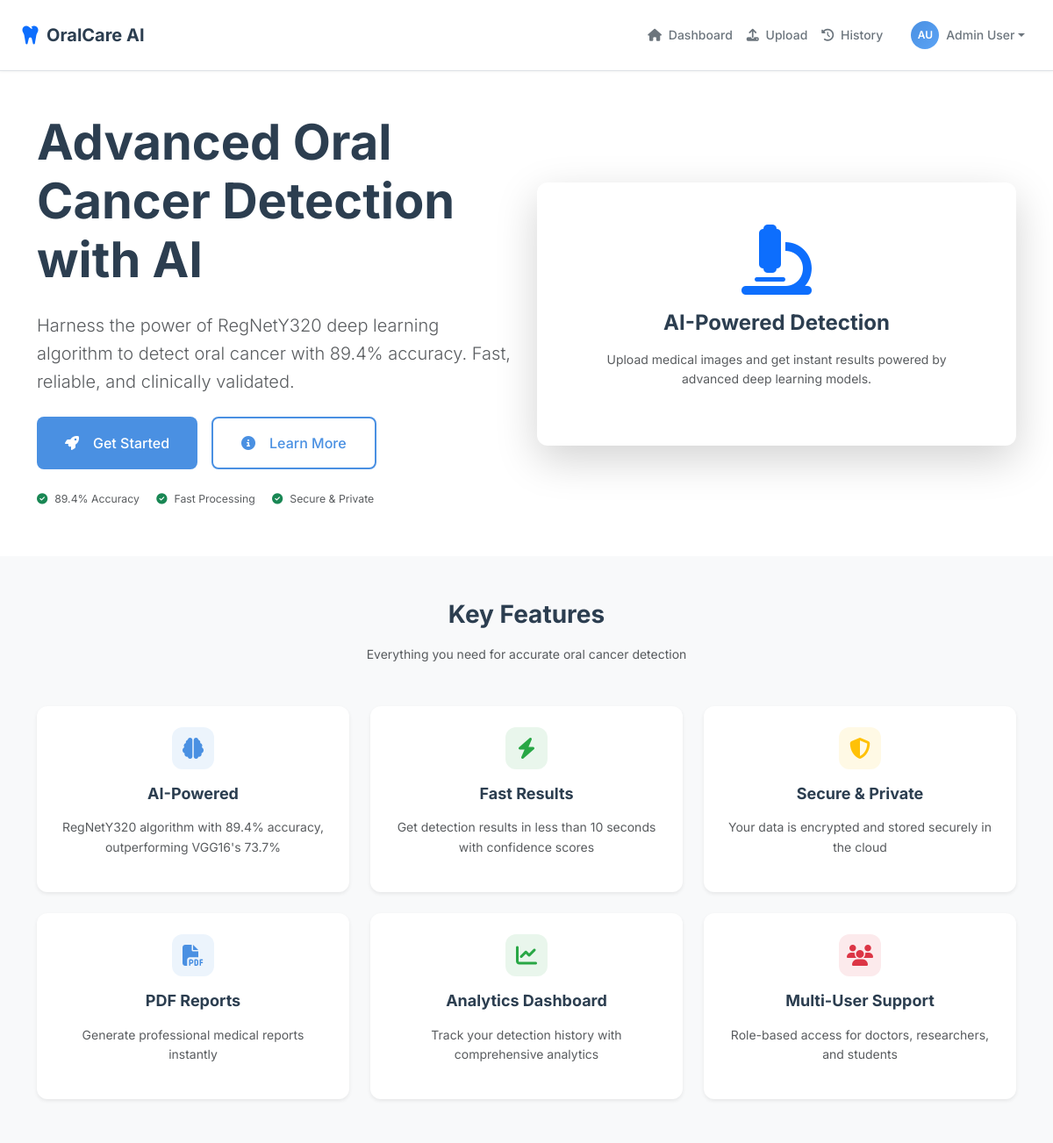
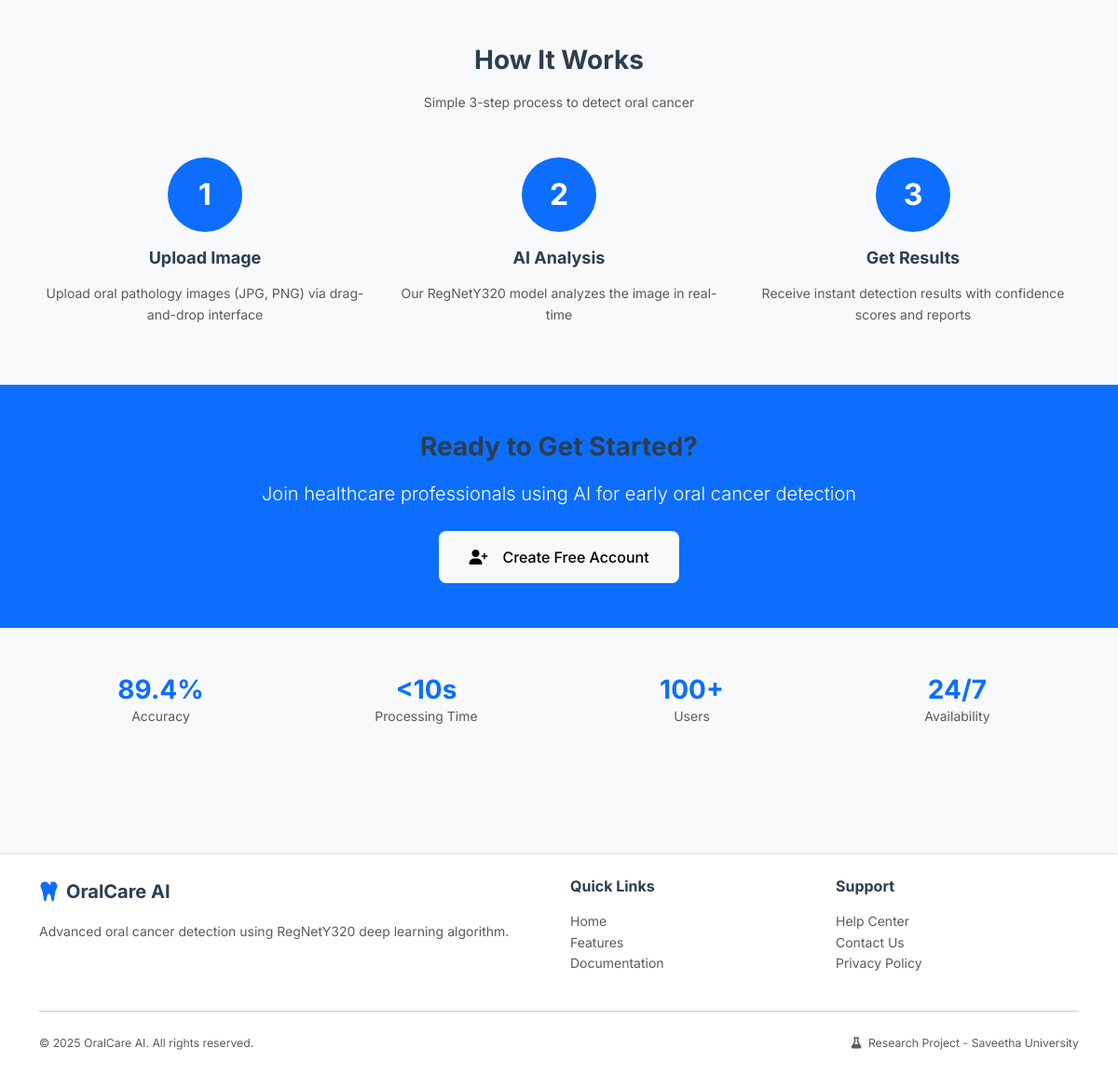
Page / (signed in) on the committed database (2 pictures, top to bottom).
### apps/accounts/models.py (models this page shows, shortened)
class User(AbstractUser):
    ROLE_CHOICES = (
        ('admin', 'Admin'),
        ('doctor', 'Doctor'),
        ('researcher', 'Researcher'),
        ('student', 'Student'),
    )
    id = models.UUIDField(primary_key=True, default=uuid.uuid4, editable=False)
    email = models.EmailField(unique=True)
    role = models.CharField(max_length=20, choices=ROLE_CHOICES, default='doctor')
    institution = models.CharField(max_length=255, blank=True, null=True)
    profile_picture = models.ImageField(upload_to='profile_pics/', blank=True, null=True)
    profile_picture_url = models.URLField(blank=True, null=True)  # For Supabase Storage URL
    is_verified = models.BooleanField(default=False)
    phone_number = models.CharField(max_length=15, blank=True, null=True)
    bio = models.TextField(blank=True, null=True)
    created_at = models.DateTimeField(auto_now_add=True)
    updated_at = models.DateTimeField(auto_now=True)
    USERNAME_FIELD = 'email'
    REQUIRED_FIELDS = ['username', 'first_name', 'last_name']
    class Meta:
        db_table = 'users'
        verbose_name = 'User'
        verbose_name_plural = 'Users'
        ordering = ['-created_at']
    def get_full_name(self):
        return f"{self.first_name} {self.last_name}".strip() or self.username

### templates/landing.html (shortened to what this page needs)
{% extends 'base.html' %}
{% block content %}
<section class="hero-section bg-white py-5">
    <div class="container">
        <div class="row align-items-center min-vh-50">
            <div class="col-lg-6 mb-4 mb-lg-0">
                <h1 class="display-4 fw-bold mb-4">Advanced Oral Cancer Detection with AI</h1>
                <p class="lead text-muted mb-4">
                    Harness the power of RegNetY320 deep learning algorithm to detect oral cancer with 89.4% accuracy.
                    Fast, reliable, and clinically validated.
                </p>
                <div class="d-flex gap-3">
                    <a href="{% url 'accounts:register' %}" class="btn btn-primary btn-lg">
                        <i class="fas fa-rocket me-2"></i>Get Started
                    </a>
                    <a href="#features" class="btn btn-outline-primary btn-lg">
                        <i class="fas fa-info-circle me-2"></i>Learn More
                    </a>
                </div>
                <div class="mt-4">
                    <p class="small text-muted mb-2">
                        <i class="fas fa-check-circle text-success me-2"></i>89.4% Accuracy
                        <i class="fas fa-check-circle text-success me-2 ms-3"></i>Fast Processing
                        <i class="fas fa-check-circle text-success me-2 ms-3"></i>Secure & Private
                    </p>
                </div>
            </div>
            <div class="col-lg-6">
                <div class="card border-0 shadow-lg">
                    <div class="card-body p-5 text-center">
                        <i class="fas fa-microscope text-primary mb-3" style="font-size: 5rem;"></i>
                        <h3 class="fw-bold mb-3">AI-Powered Detection</h3>
                        <p class="text-muted">Upload medical images and get instant results powered by advanced deep learning models.</p>
                    </div>
                </div>
            </div>
        </div>
    </div>
</section>
<section id="features" class="py-5 bg-light">
    <div class="container">
        <div class="text-center mb-5">
            <h2 class="fw-bold">Key Features</h2>
            <p class="text-muted">Everything you need for accurate oral cancer detection</p>
        </div>
        <div class="row g-4">
            <div class="col-md-4">
                <div class="card h-100 border-0 shadow-sm">
                    <div class="card-body text-center p-4">
                        <div class="stats-icon primary mx-auto mb-3">
                            <i class="fas fa-brain"></i>
                        </div>
                        <h5 class="fw-bold">AI-Powered</h5>
                        <p class="text-muted">RegNetY320 algorithm with 89.4% accuracy, outperforming VGG16's 73.7%</p>
                    </div>
                </div>
            </div>
            <div class="col-md-4">
                <div class="card h-100 border-0 shadow-sm">
                    <div class="card-body text-center p-4">
                        <div class="stats-icon success mx-auto mb-3">
                            <i class="fas fa-bolt"></i>
                        </div>
                        <h5 class="fw-bold">Fast Results</h5>
                        <p class="text-muted">Get detection results in less than 10 seconds with confidence scores</p>
                    </div>
                </div>
            </div>
            <div class="col-md-4">
                <div class="card h-100 border-0 shadow-sm">
                    <div class="card-body text-center p-4">
                        <div class="stats-icon warning mx-auto mb-3">
                            <i class="fas fa-shield-alt"></i>
                        </div>
                        <h5 class="fw-bold">Secure & Private</h5>
                        <p class="text-muted">Your data is encrypted and stored securely in the cloud</p>
                    </div>
                </div>
            </div>
            <div class="col-md-4">
                <div class="card h-100 border-0 shadow-sm">
                    <div class="card-body text-center p-4">
                        <div class="stats-icon primary mx-auto mb-3">
                            <i class="fas fa-file-pdf"></i>
                        </div>
                        <h5 class="fw-bold">PDF Reports</h5>
                        <p class="text-muted">Generate professional medical reports instantly</p>
                    </div>
                </div>
            </div>
            <div class="col-md-4">
                <div class="card h-100 border-0 shadow-sm">
                    <div class="card-body text-center p-4">
                        <div class="stats-icon success mx-auto mb-3">
                            <i class="fas fa-chart-line"></i>
                        </div>
                        <h5 class="fw-bold">Analytics Dashboard</h5>
                        <p class="text-muted">Track your detection history with comprehensive analytics</p>
                    </div>
                </div>
            </div>
            <div class="col-md-4">
                <div class="card h-100 border-0 shadow-sm">
                    <div class="card-body text-center p-4">
                        <div class="stats-icon danger mx-auto mb-3">
                            <i class="fas fa-users"></i>
                        </div>
                        <h5 class="fw-bold">Multi-User Support</h5>
                        <p class="text-muted">Role-based access for doctors, researchers, and students</p>
                    </div>
                </div>
            </div>
        </div>
    </div>
</section>
<section id="how-it-works" class="py-5">
    <div class="container">
        <div class="text-center mb-5">
            <h2 class="fw-bold">How It Works</h2>
            <p class="text-muted">Simple 3-step process to detect oral cancer</p>
        </div>
        <div class="row g-4">
            <div class="col-md-4">
                <div class="text-center">
                    <div class="mb-3">
                        <div class="rounded-circle bg-primary text-white d-inline-flex align-items-center justify-content-center" style="width: 80px; height: 80px;">
                            <span class="fs-2 fw-bold">1</span>
                        </div>
                    </div>
                    <h5 class="fw-bold">Upload Image</h5>
                    <p class="text-muted">Upload oral pathology images (JPG, PNG) via drag-and-drop interface</p>
                </div>
            </div>
            <div class="col-md-4">
                <div class="text-center">
                    <div class="mb-3">
                        <div class="rounded-circle bg-primary text-white d-inline-flex align-items-center justify-content-center" style="width: 80px; height: 80px;">
                            <span class="fs-2 fw-bold">2</span>
                        </div>
                    </div>
                    <h5 class="fw-bold">AI Analysis</h5>
                    <p class="text-muted">Our RegNetY320 model analyzes the image in real-time</p>
                </div>
            </div>
            <div class="col-md-4">
                <div class="text-center">
                    <div class="mb-3">
                        <div class="rounded-circle bg-primary text-white d-inline-flex align-items-center justify-content-center" style="width: 80px; height: 80px;">
                            <span class="fs-2 fw-bold">3</span>
                        </div>
                    </div>
                    <h5 class="fw-bold">Get Results</h5>
                    <p class="text-muted">Receive instant detection results with confidence scores and reports</p>
                </div>
            </div>
        </div>
    </div>
</section>
<section class="py-5 bg-primary text-white">
    <div class="container text-center">
        <h2 class="fw-bold mb-3">Ready to Get Started?</h2>
        <p class="lead mb-4">Join healthcare professionals using AI for early oral cancer detection</p>
        <a href="{% url 'accounts:register' %}" class="btn btn-light btn-lg">
            <i class="fas fa-user-plus me-2"></i>Create Free Account
        </a>
    </div>
</section>
<section class="py-5">
    <div class="container">
        <div class="row text-center">
            <div class="col-md-3 mb-4">
                <h2 class="fw-bold text-primary mb-0">89.4%</h2>
                <p class="text-muted">Accuracy</p>
            </div>
            <div class="col-md-3 mb-4">
                <h2 class="fw-bold text-primary mb-0">&lt;10s</h2>
                <p class="text-muted">Processing Time</p>
            </div>
            <div class="col-md-3 mb-4">
                <h2 class="fw-bold text-primary mb-0">100+</h2>
                <p class="text-muted">Users</p>
            </div>
            <div class="col-md-3 mb-4">
                <h2 class="fw-bold text-primary mb-0">24/7</h2>
                <p class="text-muted">Availability</p>
            </div>
        </div>
    </div>
</section>
{% endblock %}

### templates/base.html (shortened to what this page needs)
{% load static %}
<!DOCTYPE html>
<html lang="en">
<head>
    <link rel="stylesheet" href="https://cdnjs.cloudflare.com/ajax/libs/font-awesome/6.5.1/css/all.min.css">
    <link href="https://cdn.jsdelivr.net/npm/bootstrap@5.3.2/dist/css/bootstrap.min.css" rel="stylesheet">
    <link rel="stylesheet" href="{% static 'css/main.css' %}">
</head>
<body>
    {% if user.is_authenticated %}
    <nav class="navbar navbar-expand-lg navbar-light bg-white border-bottom sticky-top">
        <div class="container-fluid px-4">
            <a class="navbar-brand d-flex align-items-center" href="{% url 'dashboard:home' %}">
                <i class="fas fa-tooth text-primary me-2 fs-4"></i>
                <span class="fw-bold">OralCare AI</span>
            </a>
            <div class="collapse navbar-collapse" id="navbarNav">
                <ul class="navbar-nav ms-auto align-items-center">
                    <li class="nav-item">
                        <a class="nav-link" href="{% url 'dashboard:home' %}">
                            <i class="fas fa-home me-1"></i> Dashboard
                        </a>
                    </li>
                    <li class="nav-item">
                        <a class="nav-link" href="{% url 'detection:upload' %}">
                            <i class="fas fa-upload me-1"></i> Upload
                        </a>
                    </li>
                    <li class="nav-item">
                        <a class="nav-link" href="{% url 'detection:history' %}">
                            <i class="fas fa-history me-1"></i> History
                        </a>
                    </li>
                    <li class="nav-item dropdown ms-3">
                        <a class="nav-link dropdown-toggle d-flex align-items-center" href="#" id="userDropdown" role="button" data-bs-toggle="dropdown">
                            {% if user.profile_picture_url %}
                            <img src="{{ user.profile_picture_url }}" alt="{{ user.get_full_name }}" class="rounded-circle me-2" width="32" height="32">
                            {% else %}
                            <div class="avatar-circle me-2">
                                {{ user.first_name|first }}{{ user.last_name|first }}
                            </div>
                            {% endif %}
                            <span>{{ user.get_full_name }}</span>
                        </a>
                    </li>
                </ul>
            </div>
        </div>
    </nav>
    {% endif %}
    <main>
        {% block content %}{% endblock %}
    </main>
    <footer class="bg-white border-top mt-5 py-4">
        <div class="container">
            <div class="row">
                <div class="col-md-6">
                    <div class="d-flex align-items-center mb-3">
                        <i class="fas fa-tooth text-primary me-2 fs-4"></i>
                        <span class="fw-bold fs-5">OralCare AI</span>
                    </div>
                    <p class="text-muted">Advanced oral cancer detection using RegNetY320 deep learning algorithm.</p>
                </div>
                <div class="col-md-3">
                    <h6 class="fw-bold mb-3">Quick Links</h6>
                    <ul class="list-unstyled">
                        <li><a href="{% url 'landing' %}" class="text-muted text-decoration-none">Home</a></li>
                        <li><a href="#features" class="text-muted text-decoration-none">Features</a></li>
                        <li><a href="#" class="text-muted text-decoration-none">Documentation</a></li>
                    </ul>
                </div>
                <div class="col-md-3">
                    <h6 class="fw-bold mb-3">Support</h6>
                    <ul class="list-unstyled">
                        <li><a href="#" class="text-muted text-decoration-none">Help Center</a></li>
                        <li><a href="#" class="text-muted text-decoration-none">Contact Us</a></li>
                        <li><a href="#" class="text-muted text-decoration-none">Privacy Policy</a></li>
                    </ul>
                </div>
            </div>
            <hr class="my-4">
            <div class="row">
                <div class="col-md-6">
                    <p class="text-muted small mb-0">&copy; 2025 OralCare AI. All rights reserved.</p>
                </div>
                <div class="col-md-6 text-md-end">
                    <p class="text-muted small mb-0">
                        <i class="fas fa-flask me-1"></i> Research Project - Saveetha University
                    </p>
                </div>
            </div>
        </div>
    </footer>
</body>
</html>

### rows in the picture
User: first_name|first "A", last_name|first "U", get_full_name "Admin User"
